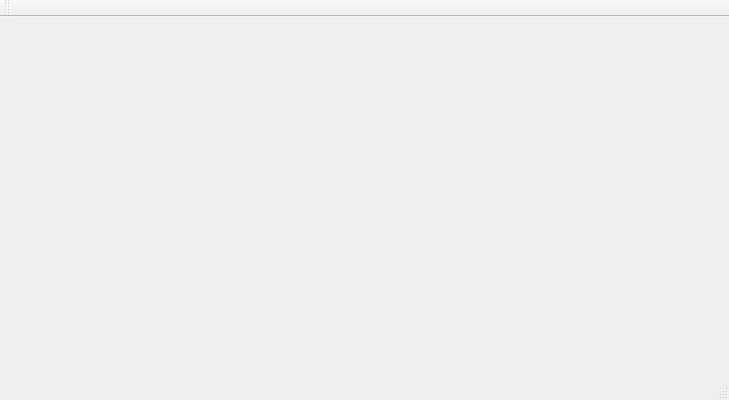
<?xml version="1.0" encoding="UTF-8"?>
<ui version="4.0">
 <class>QtWidgetsVTKTestClass</class>
 <widget class="QMainWindow" name="QtWidgetsVTKTestClass">
  <property name="geometry">
   <rect>
    <x>0</x>
    <y>0</y>
    <width>729</width>
    <height>400</height>
   </rect>
  </property>
  <property name="windowTitle">
   <string>QtWidgetsVTKTest</string>
  </property>
  <widget class="QWidget" name="centralWidget">
   <layout class="QVBoxLayout" name="verticalLayout">
    <item>
     <widget class="QVTKOpenGLNativeWidget" name="widget" native="true"/>
    </item>
   </layout>
  </widget>
  <widget class="QToolBar" name="mainToolBar">
   <attribute name="toolBarArea">
    <enum>TopToolBarArea</enum>
   </attribute>
   <attribute name="toolBarBreak">
    <bool>false</bool>
   </attribute>
  </widget>
  <widget class="QStatusBar" name="statusBar"/>
  <widget class="QMenuBar" name="menuBar">
   <property name="geometry">
    <rect>
     <x>0</x>
     <y>0</y>
     <width>729</width>
     <height>23</height>
    </rect>
   </property>
  </widget>
  <action name="action_JPG">
   <property name="text">
    <string>打开JPG</string>
   </property>
  </action>
 </widget>
 <layoutdefault spacing="6" margin="11"/>
 <customwidgets>
  <customwidget>
   <class>QVTKOpenGLNativeWidget</class>
   <extends>QWidget</extends>
   <header location="global">QVTKOpenGLNativeWidget.h</header>
   <container>1</container>
  </customwidget>
 </customwidgets>
 <resources>
  <include location="QtWidgetsVTKTest.qrc"/>
 </resources>
 <connections/>
</ui>
